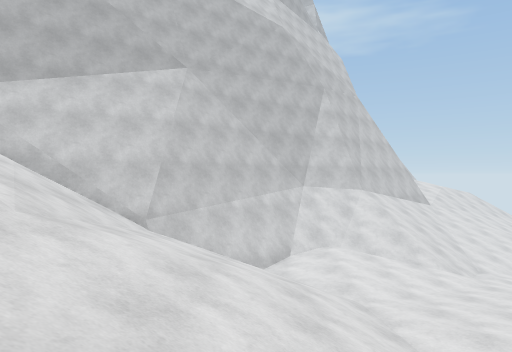
View 1 (above)

16 first-person views from a walk through a 3-D level made in the Unity game engine. The camera is 1.4 m above the floor, looks level and sees 70° across. The floor is counted in squares, 2 m on a side. Each view is taken from the middle of a square. On the plan, view 1 faces up. The plan holds only what a view shows up to about 11 squares ahead; the rest is blank. The place goes on beyond the plan. The player character is not drawn.

View 2
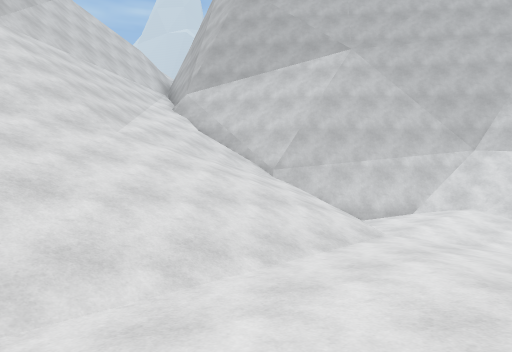

View 3
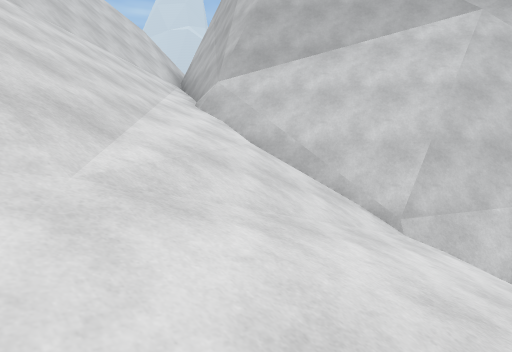

View 4
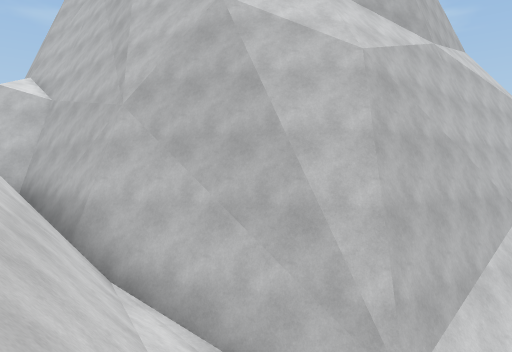

View 5
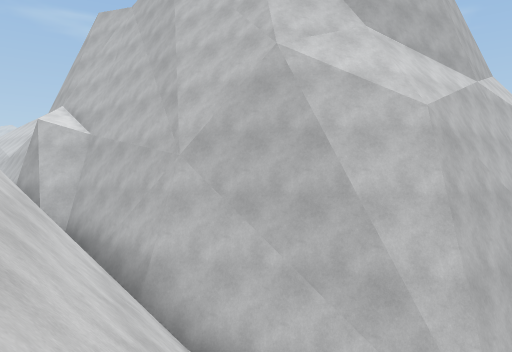

View 6
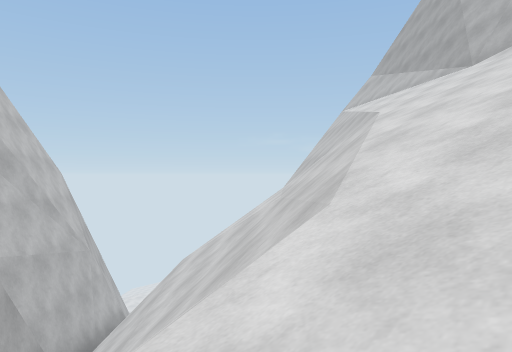

View 7
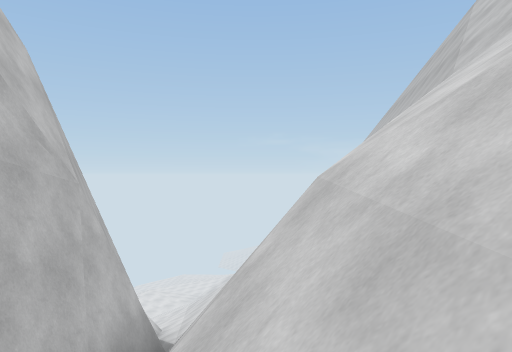

View 8
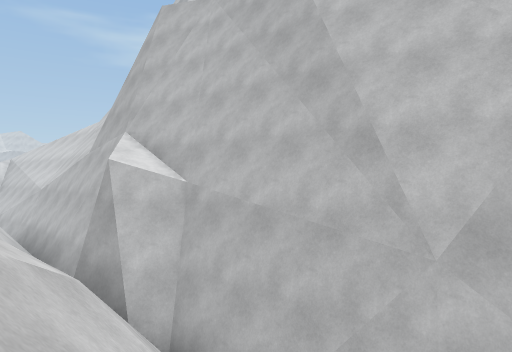

View 9
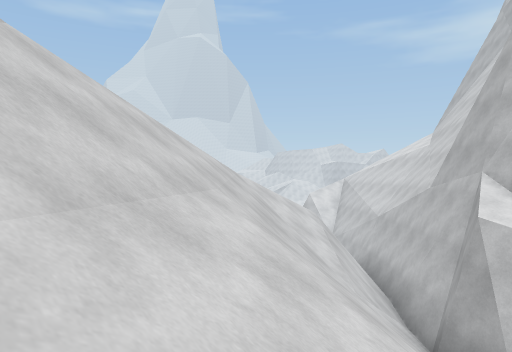

View 10
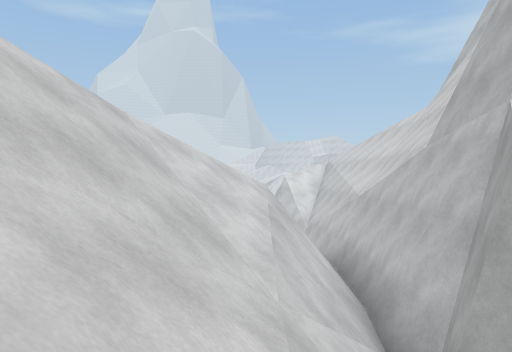

View 11
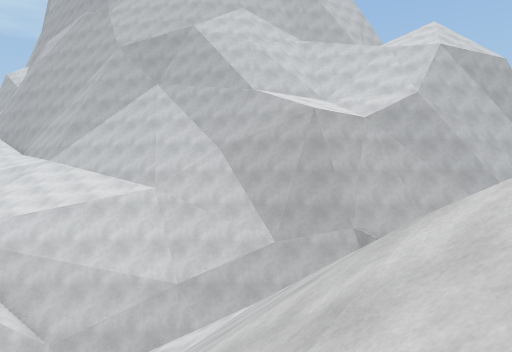

View 12
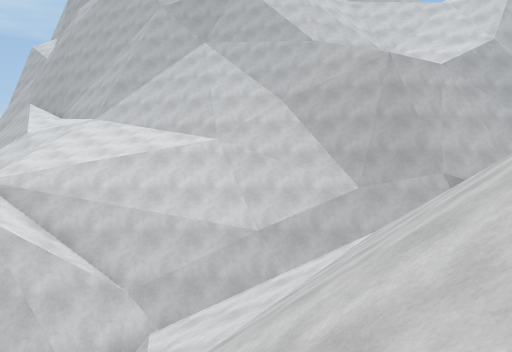

View 13
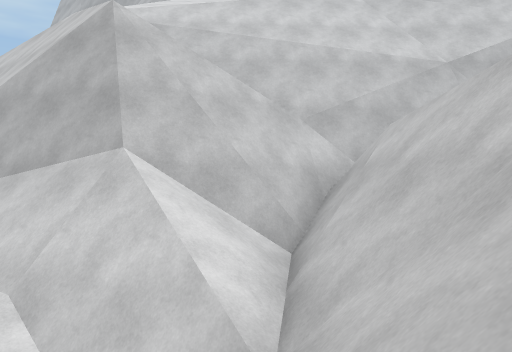

View 14
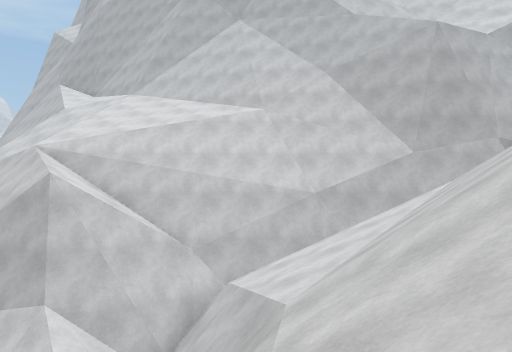

View 15
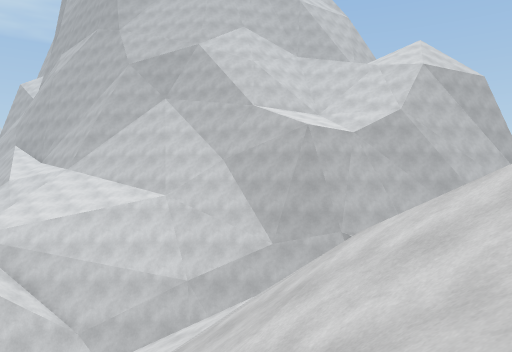

View 16
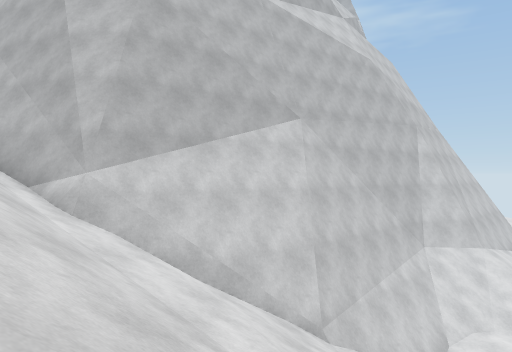

### Floor plan
Key: @ floor where view 1 was taken; # wall or solid block; . main floor; - floor 0.75 m lower than the main floor; : floor 1 m higher than the main floor; / step, stairs or slope; = window, fence, low wall or low ledge; ^ raised ledge; v drop or lower ground.
Columns run from 25 left of view 1 to 5 right of it. Each row starts with its distance up from view 1.
 20  ^
 19  ^^##^
 18  #^####
 17  ###v/###
 16  /##////#^
 15 ///=////v#^
 14   //////v##
 13  ////////###
 12 //////////=##^              ^^
 11  ////////////##           ^^#//
 10    //////////v##         ^#////
  9   ///  //////vv##        #=////
  8  ////  /////////###    ^##/:./-
  7        ///////////#######/...--
  6        ///==/////////=/////...
  5        ////=^= ////////////...
  4         ^#//v^# ///////////..
  3          ^#/vv^  //////////:::
  2           ^^ vv   #////////:::
  1               vv     //////::
  0                v         @// /

Where each view was taken, in squares from view 1:
view 1: 0 up, 0 right, facing up
view 2: 0 up, 4 right, facing up-left
view 3: 2 up, 0 right, facing up-left
view 4: 3 up, 7 left, facing up
view 5: 3 up, 8 left, facing up
view 6: 13 up, 19 left, facing down-right
view 7: 11 up, 14 left, facing down-right
view 8: 6 up, 11 left, facing up
view 9: 6 up, 12 left, facing up-left
view 10: 9 up, 13 left, facing up-left
view 11: 9 up, 23 left, facing up-right
view 12: 11 up, 24 left, facing up-right
view 13: 15 up, 25 left, facing up-right
view 14: 12 up, 25 left, facing up-right
view 15: 8 up, 24 left, facing up-right
view 16: 1 up, 3 left, facing up
